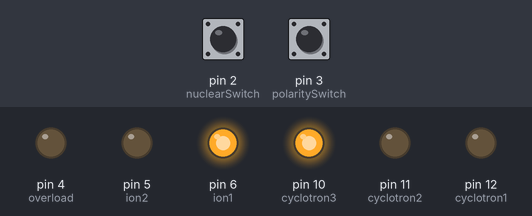
A sketch run on a simulated Arduino Uno, built with avr-gcc and run on an emulated ATmega328P. Shown: output pins drawn as LEDs (lit = HIGH). Dashed ring = blinking. The test bench sets the inputs (shaded band); at power-on: pin 2 (nuclearSwitch) HIGH, pin 3 (polaritySwitch) HIGH. Pins used as bus, display or sensor lines are not drawn.

Above: at 5.2 s.
5.3 s: pin 2 (nuclearSwitch) pulled LOW for 0.15 s
At 5.9 s:
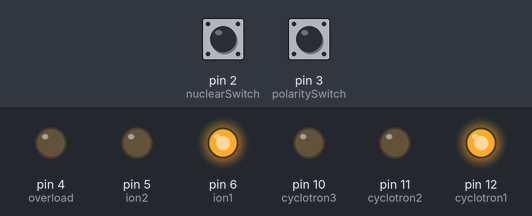
8.3 s: pin 2 (nuclearSwitch) pulled LOW for 1 s
At 9.0 s:
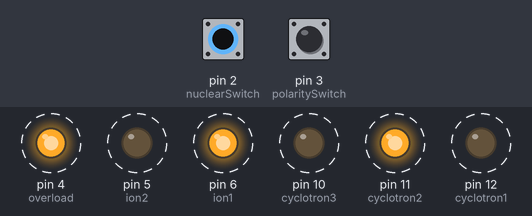
11.3 s: pin 2 (nuclearSwitch) pulled LOW for 3.2 s
At 15.1 s:
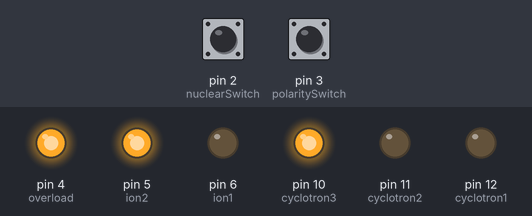
Timing chart, 0 to 22.0 s (numbered marks = the images above; inputs shaded):
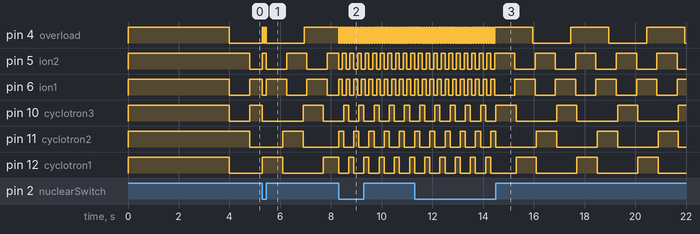

Measured:
- after the input at 8.3 s, pin 5 (ion2), pin 6 (ion1): alternates HIGH for 0.15 s and LOW for 0.15 s, starting at once

The sketch:

RGBPackLights.ino
```cpp
// (licence header left out)
// switches
int polaritySwitch = 3;
int polarityStat = 0;

int nuclearSwitch = 2;
int nuclearStat = 0;

// cyclotron light
int cyclotron1State = HIGH;
int cyclotron2State = LOW;
int cyclotron3State = LOW;

int cyclotron1 = 12;
int cyclotron2 = 11;
int cyclotron3 = 10;

// power cell light
int power1State = HIGH;
int power2State = LOW;
int power3State = LOW;

int power1 = 9;
int power2 = 8;
int power3 = 7;

// ion indicator light
int ion1State = HIGH;
int ion2State = LOW;

int ion1 = 6;
int ion2 = 5;

// overload light
int overloadState = HIGH;

int overload = 4;

// cyclotron intervals
int cycloPrevBlinkMillis = 0;
int cycloIntervalBlink = 800;

// power cell intervals
int powerPrevBlinkMillis = 0;
int powerIntervalBlink = 200;

// ion intervals
int ionPrevBlinkMillis = 0;
int ionIntervalBlink = 800;

// overload intervals
int overloadPrevBlinkMillis = 0;
int overloadIntervalBlink = 1500;


void setup() {
  // register switches
  pinMode(polaritySwitch, INPUT_PULLUP);
  pinMode(nuclearSwitch, INPUT_PULLUP);

  // register cyclotron lights
  pinMode(cyclotron1, OUTPUT);
  pinMode(cyclotron2, OUTPUT);
  pinMode(cyclotron3, OUTPUT);

  // register power cell
  pinMode(power1, OUTPUT);
  pinMode(power2, OUTPUT);
  pinMode(power3, OUTPUT);

  // register ion indicators
  pinMode(ion1, OUTPUT);
  pinMode(ion2, OUTPUT);

  // register overload
  pinMode(overload, OUTPUT);

  // power on state - all on!
  digitalWrite(cyclotron1, HIGH);
  digitalWrite(cyclotron2, HIGH);
  digitalWrite(cyclotron3, HIGH);
  digitalWrite(power1, HIGH);
  digitalWrite(power2, HIGH);
  digitalWrite(power3, HIGH);
  digitalWrite(ion1, HIGH);
  digitalWrite(ion2, HIGH);
  digitalWrite(overload, HIGH);

  delay(4000);
}

void loop() {

  int currentCycloMillis = millis();
  int currentPowerMillis = millis();
  int currentIonMillis = millis();
  int currentOverloadMillis = millis();

  // polarity switch
  if (digitalRead(polaritySwitch) == 0){
     if (polarityStat == 0){
       cyclotron1 = 12;
       cyclotron2 = 11;
       cyclotron3 = 10;

       power1 = 9;
       power2 = 8;
       power3 = 7;

       pinMode(cyclotron1, OUTPUT);
       pinMode(cyclotron2, OUTPUT);
       pinMode(cyclotron3, OUTPUT);

       pinMode(power1, OUTPUT);
       pinMode(power2, OUTPUT);
       pinMode(power3, OUTPUT);
     }
     else if (polarityStat %2){
       cyclotron1 = 12;
       cyclotron2 = 11;
       cyclotron3 = 10;

       power1 = 9;
       power2 = 8;
       power3 = 7;

       pinMode(cyclotron1, OUTPUT);
       pinMode(cyclotron2, OUTPUT);
       pinMode(cyclotron3, OUTPUT);

       pinMode(power1, OUTPUT);
       pinMode(power2, OUTPUT);
       pinMode(power3, OUTPUT);
     }
     else{
       cyclotron1 = 10;
       cyclotron2 = 11;
       cyclotron3 = 12;

       power1 = 7;
       power2 = 8;
       power3 = 9;

       pinMode(cyclotron1, OUTPUT);
       pinMode(cyclotron2, OUTPUT);
       pinMode(cyclotron3, OUTPUT);

       pinMode(power1, OUTPUT);
       pinMode(power2, OUTPUT);
       pinMode(power3, OUTPUT);
     }

     polarityStat = polarityStat + 1;
  }

  // nuclear accelerate switch
  if (digitalRead(nuclearSwitch) == 0){
     if (nuclearStat == 0){
       cycloIntervalBlink = 800;
       powerIntervalBlink = 200;
       ionIntervalBlink = 800;
       overloadIntervalBlink = 1500;
     }
     else if (nuclearStat %2){
       cycloIntervalBlink = 200;
       powerIntervalBlink = 80;
       ionIntervalBlink = 150;
       overloadIntervalBlink = 50;
     }
     else{
       cycloIntervalBlink = 800;
       powerIntervalBlink = 200;
       ionIntervalBlink = 800;
       overloadIntervalBlink = 1500;
     }

     nuclearStat = nuclearStat + 1;
  }


  // state of cyclotron
  if (currentCycloMillis - cycloPrevBlinkMillis >= cycloIntervalBlink){
    cycloPrevBlinkMillis = currentCycloMillis;
    setCycloBlink();
  }

  // state of power cell
  if (currentPowerMillis - powerPrevBlinkMillis >= powerIntervalBlink){
    powerPrevBlinkMillis = currentPowerMillis;
    setPowerBlink();
  }

  // state of ion indicators
  if (currentIonMillis - ionPrevBlinkMillis >= ionIntervalBlink){
    ionPrevBlinkMillis = currentIonMillis;
    setIonBlink();
  }

  // state of overload indicators
  if (currentOverloadMillis - overloadPrevBlinkMillis >= overloadIntervalBlink){
    overloadPrevBlinkMillis = currentOverloadMillis;
    setOverloadBlink();
  }
}

/*
 * Set Cyclotron Blink Stat
*/
void setCycloBlink(){
  if (cyclotron1State == HIGH && cyclotron2State == LOW && cyclotron3State == LOW){
    cyclotron1State = LOW;
    cyclotron2State = HIGH;
    cyclotron3State = LOW;
  }
  else if (cyclotron1State == LOW && cyclotron2State == HIGH && cyclotron3State == LOW){
    cyclotron1State = LOW;
    cyclotron2State = LOW;
    cyclotron3State = HIGH;
  }
  else if (cyclotron1State == LOW && cyclotron2State == LOW && cyclotron3State == HIGH){
    cyclotron1State = HIGH;
    cyclotron2State = LOW;
    cyclotron3State = LOW;
  }
  else if (cyclotron1State == HIGH && cyclotron2State == HIGH && cyclotron3State == HIGH){
    cyclotron1State = HIGH;
    cyclotron2State = LOW;
    cyclotron3State = LOW;
  }

  digitalWrite(cyclotron1, cyclotron1State);
  digitalWrite(cyclotron2, cyclotron2State);
  digitalWrite(cyclotron3, cyclotron3State);
}

/*
 * Set Power Cell Blink Stat
*/
void setPowerBlink(){
  if (power1State == LOW && power2State == LOW && power3State == LOW){
    power1State = HIGH;
    power2State = LOW;
    power3State = LOW;
  }
  else if (power1State == HIGH && power2State == LOW && power3State == LOW){
    power1State = HIGH;
    power2State = HIGH;
    power3State = LOW;
  }
  else if (power1State == HIGH && power2State == HIGH && power3State == LOW){
    power1State = HIGH;
    power2State = HIGH;
    power3State = HIGH;
  }
  else if (power1State == HIGH && power2State == HIGH && power3State == HIGH){
    power1State = LOW;
    power2State = LOW;
    power3State = LOW;
  }

  digitalWrite(power1, power1State);
  digitalWrite(power2, power2State);
  digitalWrite(power3, power3State);
}

/*
 * Set Ion Indicators Blink Stat
*/
void setIonBlink(){
  if (ion1State == HIGH && ion2State == LOW){
    ion1State = LOW;
    ion2State = HIGH;
  }
  else if (ion1State == LOW && ion2State == HIGH){
    ion1State = HIGH;
    ion2State = LOW;
  }
  else if (ion1State == HIGH && ion2State == HIGH){
    ion1State = HIGH;
    ion2State = LOW;
  }

  digitalWrite(ion1, ion1State);
  digitalWrite(ion2, ion2State);
}

/*
 * Set Overload Indicator Blink Stat
*/
void setOverloadBlink(){
  if (overloadState == HIGH){
    overloadState = LOW;
  }
  else if (overloadState == LOW){
    overloadState = HIGH;
  }

  digitalWrite(overload, overloadState);
}
```
